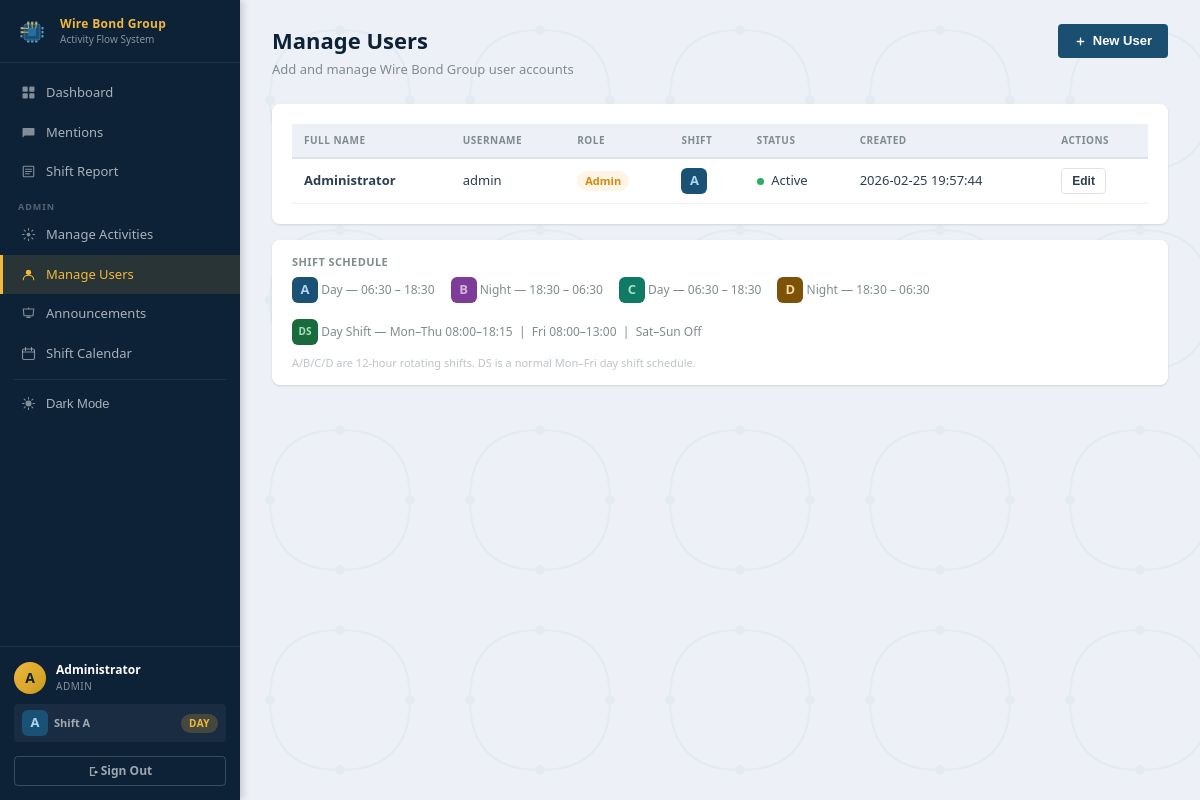
Page /admin/users (signed in) on the committed database.
### tables this page shows
CREATE TABLE users (
        id          INTEGER PRIMARY KEY AUTOINCREMENT,
        username    TEXT    UNIQUE NOT NULL,
        password    TEXT    NOT NULL,
        full_name   TEXT    NOT NULL,
        role        TEXT    DEFAULT 'user',
        shift       TEXT    DEFAULT 'A',
        is_active   INTEGER DEFAULT 1,
        created_at  TEXT    DEFAULT (datetime('now','localtime'))
    );

### app.py (the view)
@app.route('/admin/users')
@admin_required
def admin_users():
    db = get_db()
    users = db.execute("SELECT * FROM users ORDER BY role DESC, full_name").fetchall()
    return render_template('admin_users.html', users=users)

### app.py (called while the page is built, shortened)
def get_db():
    if 'db' not in g:
        g.db = sqlite3.connect(app.config['DATABASE'])
        g.db.row_factory = sqlite3.Row
        g.db.execute("PRAGMA journal_mode=WAL")
        g.db.execute("PRAGMA foreign_keys=ON")
    return g.db

def current_shift():
    return session.get('shift', 'A')

def current_time_slot():
    now = datetime.now()
    shift = session.get('shift', 'A')
    t = now.hour + now.minute / 60.0
    return 'Day' if 6.5 <= t < 18.5 else 'Night'

def admin_required(f):
    @wraps(f)
    def decorated(*args, **kwargs):
        if 'user_id' not in session:
            flash('Please log in first.', 'warning')
            return redirect(url_for('login'))
        if session.get('role') != 'admin':
            flash('Admin access required.', 'danger')
            return redirect(url_for('dashboard'))
        return f(*args, **kwargs)
    return decorated

### templates/admin_users.html (shortened to what this page needs)
{% extends 'base.html' %}
{% block content %}
<div class="page-header">
    <div>
        <h1 class="page-title">Manage Users</h1>
        <p class="page-subtitle">Add and manage Wire Bond Group user accounts</p>
    </div>
    <button class="btn btn-primary" onclick="toggleModal('createUserModal')">
        <svg style="width:13px;height:13px;vertical-align:middle;" viewBox="0 0 20 20" fill="currentColor"><path d="M10 4a1 1 0 011 1v4h4a1 1 0 010 2h-4v4a1 1 0 01-2 0v-4H5a1 1 0 010-2h4V5a1 1 0 011-1z"/></svg>
        New User
    </button>
</div>
<div class="card">
    <div class="table-wrapper">
        <table class="data-table">
            <thead>
                <tr>
                    <th>Full Name</th>
                    <th>Username</th>
                    <th>Role</th>
                    <th>Shift</th>
                    <th>Status</th>
                    <th>Created</th>
                    <th>Actions</th>
                </tr>
            </thead>
            <tbody>
                {% for u in users %}
                <tr class="{% if not u.is_active %}row-inactive{% endif %}">
                    <td><strong>{{ u.full_name }}</strong></td>
                    <td>{{ u.username }}</td>
                    <td><span class="role-badge role-{{ u.role }}">{{ u.role | title }}</span></td>
                    <td>
                        <span class="shift-letter-badge shift-{{ u.shift | lower }}">
                            {{ u.shift }}
                        </span>
                    </td>
                    <td>
                        {% if u.is_active %}
                        <span class="status-dot active"></span> Active
                        {% else %}
                        <span class="status-dot inactive"></span> Inactive
                        {% endif %}
                    </td>
                    <td>{{ u.created_at }}</td>
                    <td>
                        <button class="btn btn-sm btn-outline" onclick="openEditUserModal({{ u.id }}, '{{ u.full_name | replace("'", "\\'") }}', '{{ u.role }}', '{{ u.shift }}', {{ 1 if u.is_active else 0 }})">Edit</button>
                    </td>
                </tr>
                {% endfor %}
            </tbody>
        </table>
    </div>
</div>
<div class="card" style="padding:14px 20px;">
    <div class="shift-legend">
        <span class="shift-legend-title">Shift Schedule</span>
        <div class="shift-legend-items">
            <span><span class="shift-letter-badge shift-a">A</span> Day &mdash; 06:30 – 18:30</span>
            <span><span class="shift-letter-badge shift-b">B</span> Night &mdash; 18:30 – 06:30</span>
            <span><span class="shift-letter-badge shift-c">C</span> Day &mdash; 06:30 – 18:30</span>
            <span><span class="shift-letter-badge shift-d">D</span> Night &mdash; 18:30 – 06:30</span>
            <span><span class="shift-letter-badge shift-ds">DS</span> Day Shift &mdash; Mon–Thu 08:00–18:15 &nbsp;|&nbsp; Fri 08:00–13:00 &nbsp;|&nbsp; Sat–Sun Off</span>
        </div>
        <span class="form-hint" style="margin-top:4px;">A/B/C/D are 12-hour rotating shifts. DS is a normal Mon–Fri day shift schedule.</span>
    </div>
</div>
{% endblock %}

### templates/base.html (shortened to what this page needs)
<!DOCTYPE html>
<html lang="en" data-theme="light">
<head>
    <link rel="stylesheet" href="{{ url_for('static', filename='css/style.css') }}">
</head>
<body>
{% if session.get('user_id') %}
<nav class="navbar">
    <div class="nav-brand">
        <div class="nav-brand-text">
            <span class="nav-title">Wire Bond Group</span>
            <span class="nav-subtitle">Activity Flow System</span>
        </div>
    </div>
    <div class="nav-links">
        <a href="{{ url_for('dashboard') }}" class="nav-link {% if request.endpoint == 'dashboard' %}active{% endif %}">
            Dashboard
        </a>
        <a href="{{ url_for('my_mentions') }}" class="nav-link {% if request.endpoint == 'my_mentions' %}active{% endif %}">
            <svg class="nav-icon-svg" viewBox="0 0 20 20"><path d="M3 4h14a1 1 0 011 1v8a1 1 0 01-1 1H5l-3 3V5a1 1 0 011-1z" fill="currentColor"/></svg>
            Mentions
        </a>
        <a href="{{ url_for('generate_report') }}" class="nav-link {% if request.endpoint == 'generate_report' %}active{% endif %}">
            <svg class="nav-icon-svg" viewBox="0 0 20 20"><path d="M4 3h12a1 1 0 011 1v12a1 1 0 01-1 1H4a1 1 0 01-1-1V4a1 1 0 011-1z" fill="none" stroke="currentColor" stroke-width="1.5"/><path d="M6 7h8M6 10h8M6 13h5" stroke="currentColor" stroke-width="1.5" stroke-linecap="round"/></svg>
            Shift Report
        </a>
        {% if session.get('role') == 'admin' %}
        <div class="nav-section-label">ADMIN</div>
        <a href="{{ url_for('admin_activities') }}" class="nav-link {% if request.endpoint in ['admin_activities'] %}active{% endif %}">
            <svg class="nav-icon-svg" viewBox="0 0 20 20"><circle cx="10" cy="10" r="2.5" fill="currentColor"/><path d="M10 2v2M10 16v2M2 10h2M16 10h2M4.2 4.2l1.4 1.4M14.4 14.4l1.4 1.4M4.2 15.8l1.4-1.4M14.4 5.6l1.4-1.4" stroke="currentColor" stroke-width="1.5" stroke-linecap="round"/></svg>
            Manage Activities
        </a>
        <a href="{{ url_for('admin_users') }}" class="nav-link {% if request.endpoint == 'admin_users' %}active{% endif %}">
            <svg class="nav-icon-svg" viewBox="0 0 20 20"><circle cx="10" cy="7" r="3.5" fill="currentColor"/><path d="M3 17c0-3.5 3.1-6 7-6s7 2.5 7 6" stroke="currentColor" stroke-width="1.5" fill="none" stroke-linecap="round"/></svg>
            Manage Users
        </a>
        <a href="{{ url_for('admin_announcements') }}" class="nav-link {% if request.endpoint == 'admin_announcements' %}active{% endif %}">
            <svg class="nav-icon-svg" viewBox="0 0 20 20"><path d="M3 4h14l-1 9H4L3 4z" fill="none" stroke="currentColor" stroke-width="1.5"/><path d="M8 15h4" stroke="currentColor" stroke-width="2" stroke-linecap="round"/><circle cx="10" cy="3" r="1" fill="currentColor"/></svg>
            Announcements
        </a>
        <a href="{{ url_for('admin_calendar') }}" class="nav-link {% if request.endpoint == 'admin_calendar' %}active{% endif %}">
            <svg class="nav-icon-svg" viewBox="0 0 20 20"><rect x="2" y="4" width="16" height="14" rx="2" fill="none" stroke="currentColor" stroke-width="1.5"/><path d="M2 8h16M6 2v4M14 2v4" stroke="currentColor" stroke-width="1.5" stroke-linecap="round"/></svg>
            Shift Calendar
        </a>
        {% endif %}
        <div class="nav-divider"></div>
        <button class="nav-link theme-toggle-btn" id="theme-toggle" onclick="toggleTheme()" title="Toggle dark mode">
            <svg class="nav-icon-svg theme-icon-sun" viewBox="0 0 20 20"><circle cx="10" cy="10" r="4" fill="currentColor"/><path d="M10 2v2M10 16v2M2 10h2M16 10h2M4.2 4.2l1.4 1.4M14.4 14.4l1.4 1.4M4.2 15.8l1.4-1.4M14.4 5.6l1.4-1.4" stroke="currentColor" stroke-width="1.5" stroke-linecap="round"/></svg>
            <span class="theme-label">Dark Mode</span>
        </button>
    </div>
    <div class="nav-user">
        <div class="nav-user-identity">
            <div class="nav-user-avatar">{{ session.get('full_name', 'U')[0] }}</div>
            <div class="nav-user-details">
                <span class="user-name">{{ session.get('full_name', 'User') }}</span>
                <span class="user-role">{{ session.get('role', 'user') | title }}</span>
            </div>
        </div>
        <div class="nav-shift-info">
            <span class="shift-letter-badge shift-{{ session.get('shift','A') | lower }}">{{ session.get('shift','A') }}</span>
            <span class="nav-shift-label">Shift {{ session.get('shift','A') }}</span>
            <span class="time-slot-pill time-slot-{{ time_slot | lower }}">{{ time_slot }}</span>
        </div>
        <a href="{{ url_for('logout') }}" class="btn-outline-nav">
            <svg style="width:13px;height:13px;" viewBox="0 0 20 20" fill="currentColor"><path d="M3 3h8v2H5v10h6v2H3V3z"/><path d="M11 8l4 3-4 3V8z"/><rect x="9" y="10" width="6" height="1.5" rx=".5"/></svg>
            Sign Out
        </a>
    </div>
</nav>
{% endif %}
<div class="wb-bg-pattern" aria-hidden="true"></div>
<main class="main-content {% if not session.get('user_id') %}no-nav{% endif %}">
    {% block content %}{% endblock %}
</main>
</body>
</html>

### rows in the picture
users: get "Administrator", full_name "Administrator", username "admin", role "Admin", shift "A", is_active 1 (drawn), created_at "2026-02-25 19:57:44"

### other values in the picture
{{ session.get('full_name', 'U')[0] }} "A"
{{ session.get('role', 'user') | title }} "ADMIN"
{{ session.get('shift','A') }} "A"
{{ time_slot }} "DAY"
